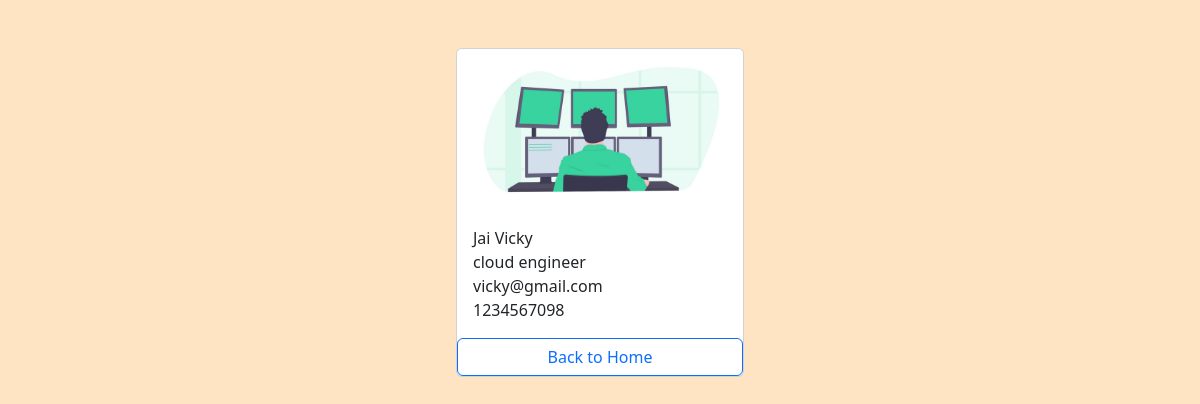
Screenshot of /employees/2/ with the database file from the repository.
### employees/models.py (models this page shows, shortened)
class Employee(models.Model):
    first_name =models.CharField(max_length=100)
    last_name =models.CharField(max_length=100)
    photo =models.ImageField(upload_to='images')
    designation =models.CharField(max_length=100)
    email_address =models.EmailField(max_length=100,unique=True)
    phone_number = models.CharField(max_length=12,blank=True)
    created_at=models.DateTimeField(auto_now_add=True)
    updated_at=models.DateTimeField(auto_now=True)

### employees/views.py (the view)
# urls.py: path('<int:pk>/',views.employee_details,name="employee_details")
def employee_details(request,pk):
    employee = get_object_or_404(Employee,pk=pk)
    context = {
        'employee': employee,
    }
    return render(request,'employee_details.html',context)

### templates/employee_details.html (shortened to what this page needs)
{% load static %}
<!DOCTYPE html>
<html lang="en">
<head>
    <link href="https://cdn.jsdelivr.net/npm/bootstrap@5.3.3/dist/css/bootstrap.min.css" rel="stylesheet">
    <link rel="stylesheet" href="{% static 'css/styles.css' %}">
</head>
<body>
    <div class="container pt-5">
        <div class="card mx-auto" style="width: 18rem;">
            <img src="{{ employee.photo.url }}" class="card-img-top" alt="Employee_Photo">
            <div class="card-body">
              <p class="card-text m-0"> {{ employee.first_name }} {{ employee.last_name }} </p>
              <p class="card-text m-0"> {{ employee.designation }} </p>
              <p class="card-text m-0"> {{ employee.email_address }} </p>
              <p class="card-text m-0"> {{ employee.phone_number }} </p>
            </div>
            <a href="{% url 'home' %}" class="btn btn-outline-primary">Back to Home</a>
          </div>
    </div>
</body>
</html>

### mysite/static/css/styles.css (style rules this page uses)
body { background-color: bisque; }

### rows the page displays
Employee: photo (picture), first_name "Jai", last_name "Vicky", designation "cloud engineer", email_address "vicky@gmail.com", phone_number "1234567098"
